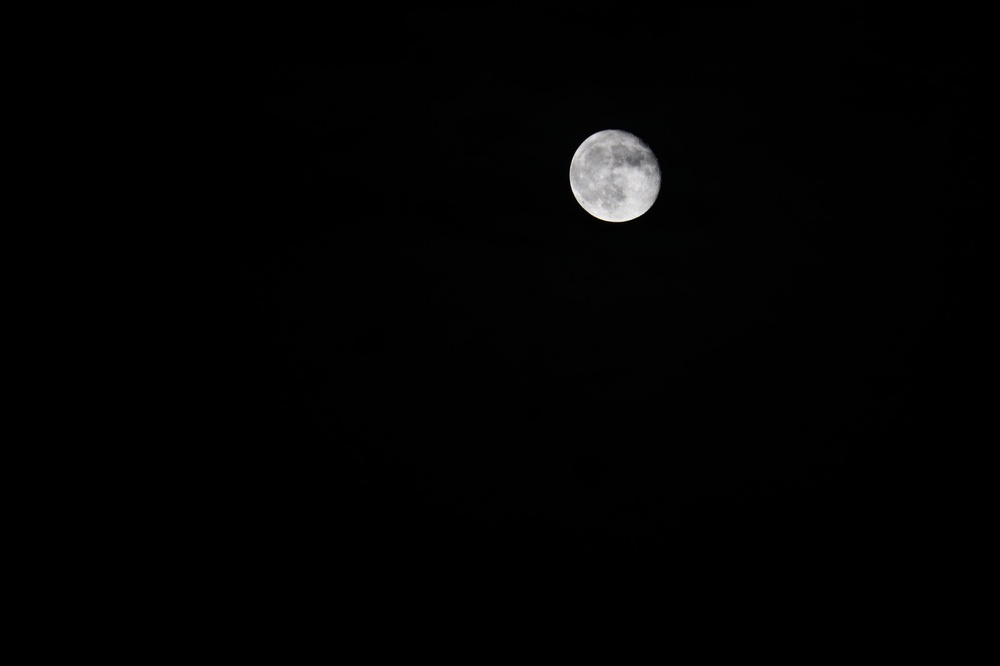
#> input picture tp1.jpeg, 1000 x 666 px, shrunk from 1600 x 1066 before the run
$ python test.py
#> lines starting #> are read from the running program, lines starting #| are printed output that depends on the picture; after the words box and inside, x2 and y2 are one past the last pixel; in counts of white or black regions, pixels touching at a corner belong together

import cv2
import numpy as np
import time


img = cv2.imread('tp1.jpeg')
#> img is the input picture: shape (666, 1000, 3); mean B, G, R 2.3, 2.3, 2.3
img_gray = cv2.cvtColor(img, cv2.COLOR_BGR2GRAY)
ret, thresh1 = cv2.threshold(img_gray, 190, 255, cv2.THRESH_BINARY)
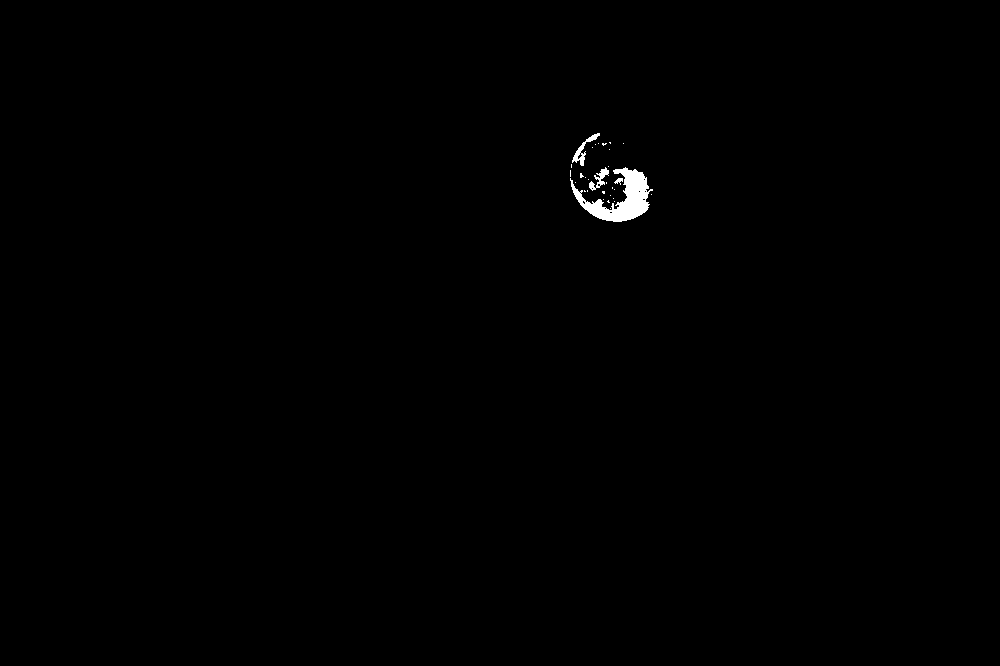
#> thresh1: shape (666, 1000); 0.35% white; 31 white regions (27 under 20 px), largest, box (x1, y1, x2, y2) and area: (570, 167, 653, 222) 1836, (572, 133, 600, 166) 218, (589, 167, 609, 191) 174, (614, 178, 623, 185) 34


hsv = cv2.cvtColor(img, cv2.COLOR_BGR2HSV)
#> hsv: shape (666, 1000, 3); mean H, S, V 2, 1.7, 2.3
lower = np.array([0, 0, 152])
upper = np.array([255, 255, 255])
mask = cv2.inRange(hsv, lower, upper)
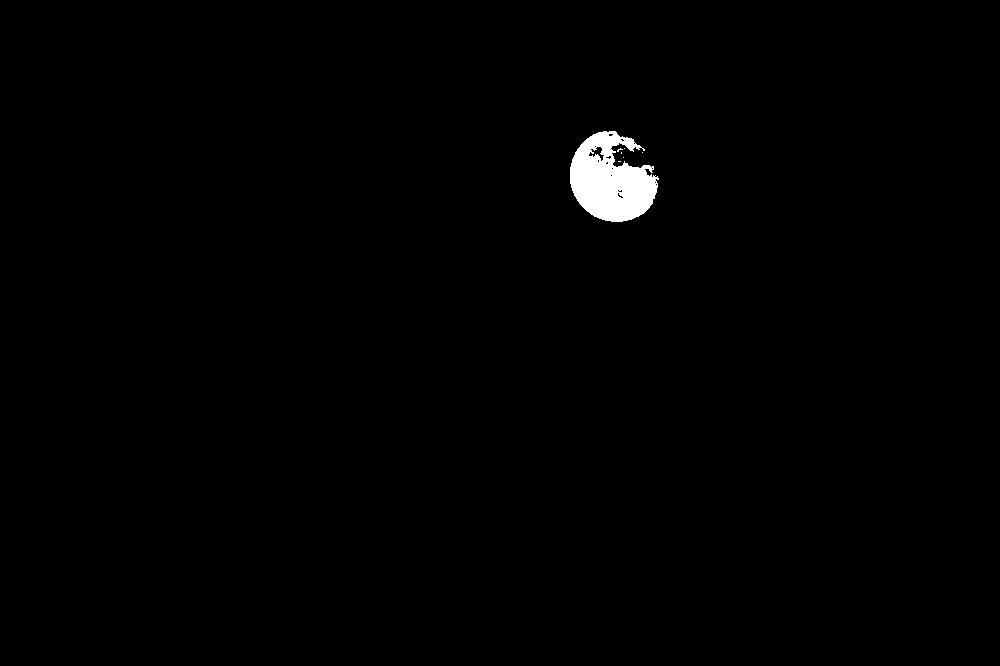
#> mask: shape (666, 1000); 0.81% white; 7 white regions (6 under 20 px), largest, box (x1, y1, x2, y2) and area: (570, 131, 659, 222) 5345


M = thresh1.shape[1] // 2
#> M = 500
N = thresh1.shape[0] // 2
#> N = 333
#€tiles = [img_gray[x:x + M, y:y + N] for x in range(0, img_gray.shape[0], M) for y in range(0, img_gray.shape[1], N)]
x, y, w, h = 0, 0, M, N
#> x = 0; y = 0; w = 500; h = 333
upleft = mask[y+h:y+h+h, x:x+w]
#> upleft: shape (333, 500); every value is 0
upright = mask[y+h:y+h+h, x+w:x+w+w]
downleft= mask[y:y+h, x:x+w]
downright = mask[y:y+h, x+w:x+w+w]
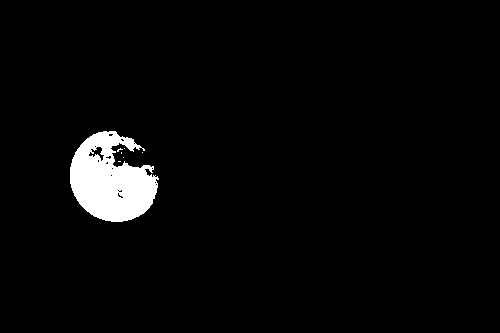
#> downright: shape (333, 500); 3.2% white; 7 white regions (6 under 20 px), largest, box (x1, y1, x2, y2) and area: (70, 131, 159, 222) 5345


# Count pixels
upleft_pixels = cv2.countNonZero(upleft)
#> upleft_pixels = 0
upright_pixels = cv2.countNonZero(upright)
#> upright_pixels = 0
downleft_pixels = cv2.countNonZero(downleft)
#> downleft_pixels = 0
downright_pixels = cv2.countNonZero(downright)
#> downright_pixels = 5363

print('up Left pixels:', upleft_pixels)
#| up Left pixels: 0
print('up Right pixels:', upright_pixels)
#| up Right pixels: 0
print('down Left pixels:', downleft_pixels)
#| down Left pixels: 0
print('down Right pixels:', downright_pixels)
#| down Right pixels: 5363
cv2.imshow('image',img_gray)
#cv2.imshow('thresh',thresh)
cv2.imshow('mask', mask)
cv2.imshow('UL', upleft)
cv2.imshow('UR', upright)
cv2.imshow('DL', downleft)
cv2.imshow('DR', downright)
    # Wait longer to prevent freeze for videos.
cv2.waitKey()


cv2.destroyAllWindows()

$ run again, with tp3.jpeg copied over tp1.jpeg
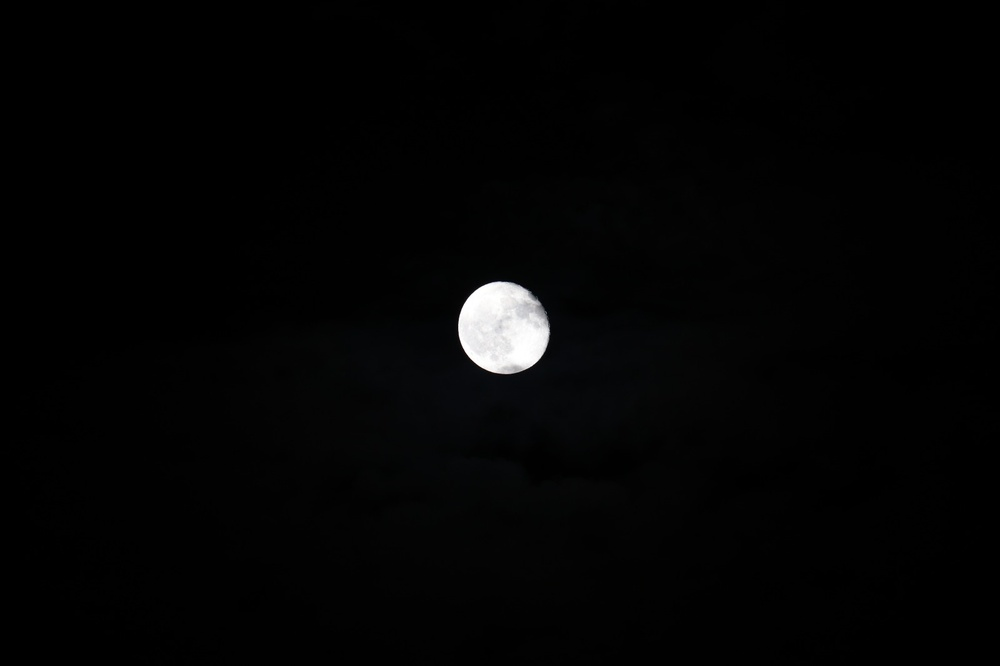
#> input picture tp3.jpeg, 1000 x 666 px, shrunk from 1600 x 1066 before the run
#> img is the input picture: shape (666, 1000, 3); mean B, G, R 4, 3.9, 3.8
#> thresh1: shape (666, 1000); 0.93% white; 2 white regions (1 under 20 px), largest, box (x1, y1, x2, y2) and area: (458, 282, 549, 374) 6178
#> hsv: shape (666, 1000, 3); mean H, S, V 8.9, 8.4, 4
#> mask: shape (666, 1000); 0.97% white; 1 white region, box (x1, y1, x2, y2) and area: (458, 282, 549, 374) 6478
#> `upleft = mask[y+h:y+h+h, x:x+w]`:
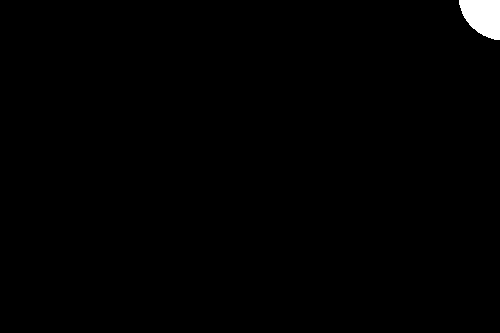
#> upleft: shape (333, 500); 0.74% white; 1 white region, box (x1, y1, x2, y2) and area: (459, 0, 500, 40) 1236
#> upright: shape (333, 500); 0.98% white; 1 white region, box (x1, y1, x2, y2) and area: (0, 0, 49, 41) 1626
#> downleft: shape (333, 500); 1% white; 1 white region, box (x1, y1, x2, y2) and area: (458, 282, 500, 333) 1726
#> `downright = mask[y:y+h, x+w:x+w+w]`:
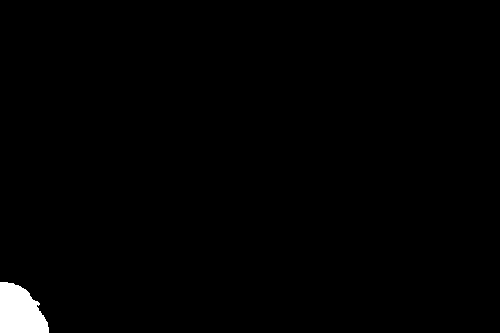
#> downright: shape (333, 500); 1.1% white; 1 white region, box (x1, y1, x2, y2) and area: (0, 282, 49, 333) 1890
#> upleft_pixels = 1236
#> upright_pixels = 1626
#> downleft_pixels = 1726
#> downright_pixels = 1890
#| up Left pixels: 1236
#| up Right pixels: 1626
#| down Left pixels: 1726
#| down Right pixels: 1890
